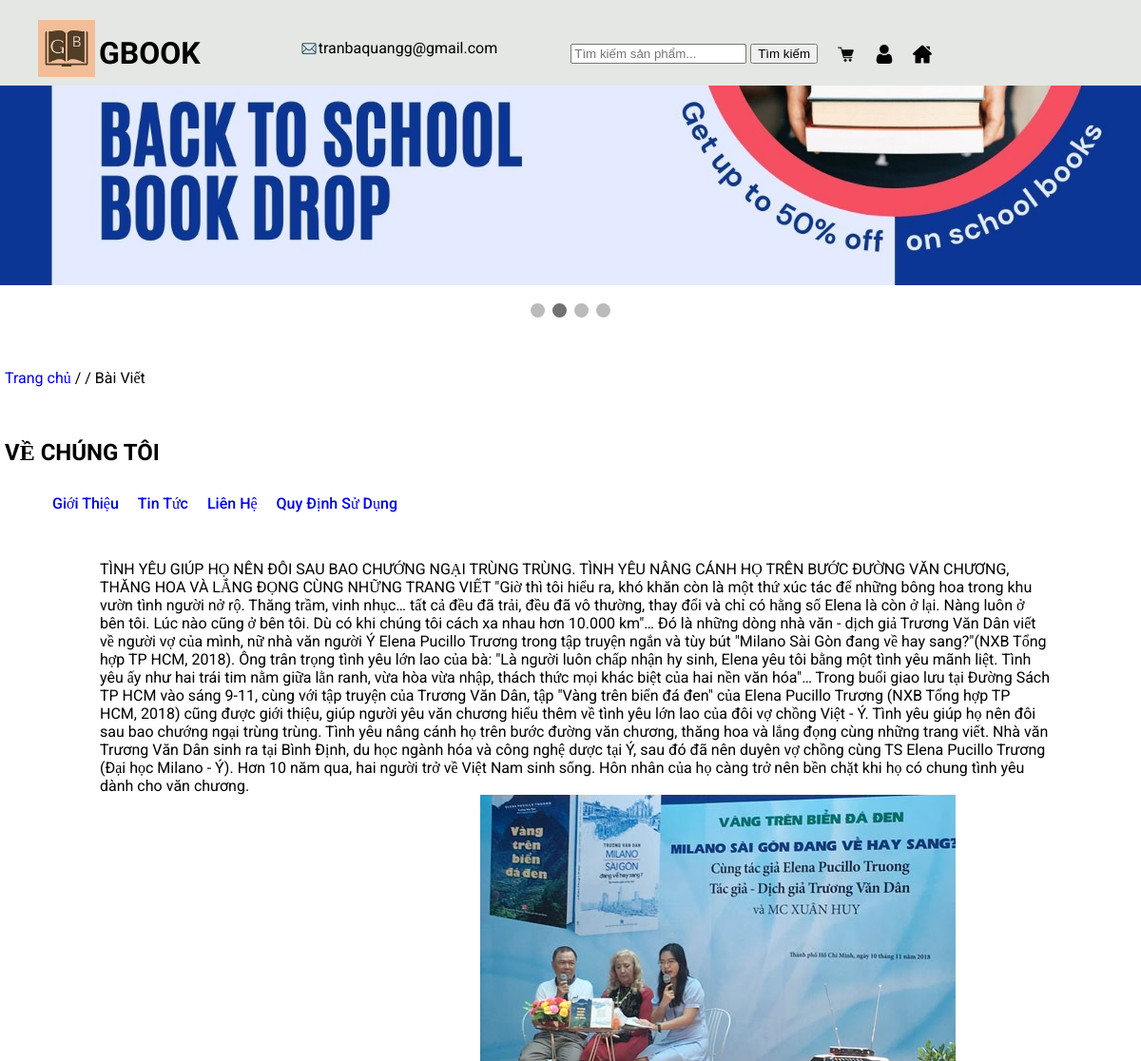
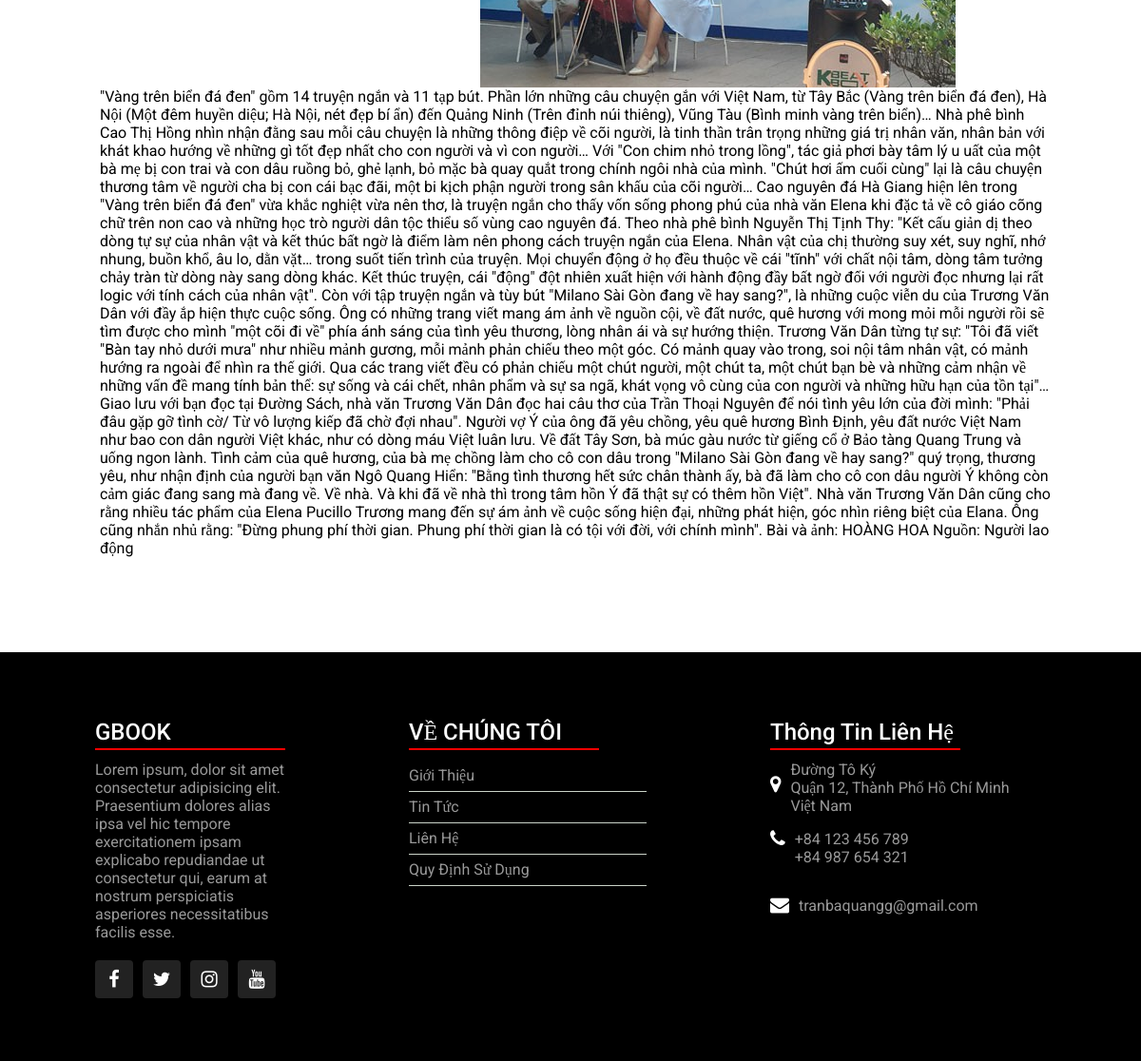
The page /index.php?quanly=tintuc&id=40 on the database its author committed (2 pictures, top to bottom).
### tables this page shows
CREATE TABLE `tin_tuc` (
  `id_tintuc` int(11) NOT NULL,
  `tieude` text NOT NULL,
  `noidung` text NOT NULL,
  `tatcanoidung` text NOT NULL,
  `hinhanh` varchar(50) DEFAULT NULL,
  `tinhtrang` int(11) NOT NULL
);

### pages/main/tintucchitiet.php (the view, shortened to what this page needs)
<!DOCTYPE html>
<html lang="en">
<head>
    <link rel="stylesheet" type="text/css" href ="pages/main/tintucchitiet.css">
</head>
<body>
<p class="quaylai"><a href="index.php?quanly=index">Trang chủ</a> / / Bài Viết</p>
<?php
        $sql_chitiet = "SELECT * FROM tin_tuc  WHERE tin_tuc.id_tintuc='$_GET[id]' LIMIT 1";
        $query_chitiet = mysqli_query($mysqli,$sql_chitiet);
        while($row_chitiet = mysqli_fetch_array($query_chitiet)){
?>
<div class="noi_dung_footer">
        <h2>VỀ CHÚNG TÔI</h2>
        <ul>
                 <li><a href="index.php?quanly=gioithieu">Giới Thiệu</a></li>
                 <li><a href="index.php?quanly=trangtintuc">Tin Tức</a></li>
                 <li><a href="index.php?quanly=tranglienhe">Liên Hệ</a></li>
                 <li><a href="index.php?quanly=quydinhsudung">Quy Định Sử Dụng</a></li>
        </ul>
    </div>
<div >
    <div class="chitiettintuc">
        <p><?php echo $row_chitiet['tatcanoidung'] ?></p>
    </div>
</div>
<?php
    }
?>
</body>
</html>

### css/style.css (style rules this page uses)
body { margin: 0; padding: 0; }
.main div { display: inline-table; }
.footerr { width: 100%; height: auto; }

### pages/menu/menu.css (style rules this page uses)
a { text-decoration: none; }

### pages/header/header.css (style rules this page uses)
img { vertical-align: middle; max-width: 100%; }

### pages/main/tintucchitiet.css (style rules this page uses)
div.chitiettintuc p { margin: 100px; margin-top: 0; }
div.chitiettintuc p img { margin-left: 400px; }
.noi_dung_footer ul { list-style-type: none; margin: 0; }
.noi_dung_footer ul li { float: left; height: 30px; padding-top: 10px; }
.noi_dung_footer ul li a { padding: 10px; font-weight: 500; }
.noi_dung_footer { width: 100%; }

### pages/main/footer.css (style rules this page uses)
body.footerr { margin: 0; padding: 0; box-sizing: border-box; font-family: Roboto; display: flex; justify-content: flex-end; align-items: center; min-height: 100vh; flex-direction: column; }

### rows shown on the page
tin_tuc: tatcanoidung "TÌNH YÊU GIÚP HỌ NÊN ĐÔI SAU BAO CHƯỚNG NGẠI TRÙNG TRÙNG. TÌNH YÊU NÂNG CÁNH HỌ TRÊN BƯỚC ĐƯỜNG VĂN CHƯƠNG, THĂNG HOA VÀ LẮNG ĐỌNG CÙNG NHỮNG TRANG VIẾT \"Giờ thì tôi hiểu ra, khó khăn còn là một thứ xúc tác để những bông hoa trong khu vườn tình người nở rộ. Thăng trầm, vinh nhục… tất cả đều đã trải, đều đã vô thường, thay đổi và chỉ có hằng số Elena là còn ở lại. Nàng luôn ở bên tôi. Lúc nào cũng ở bên tôi. Dù có khi chúng tôi cách xa nhau hơn 10.000 km\"… Đó là những dòng nhà văn - dịch giả Trương Văn Dân viết về người vợ của mình, nữ nhà văn người Ý Elena Pucillo Trương trong tập truyện ngắn và tùy bút \"Milano Sài Gòn đang về hay sang?\"(NXB Tổng hợp TP HCM, 2018). Ông trân trọng tình yêu…", tatcanoidung (picture)
